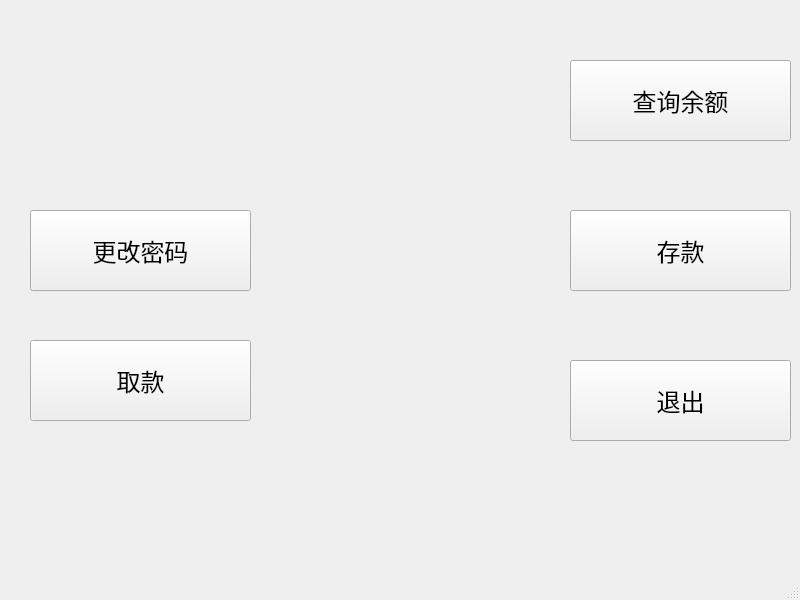
<?xml version="1.0" encoding="UTF-8"?>
<ui version="4.0">
 <class>MainWindow</class>
 <widget class="QMainWindow" name="MainWindow">
  <property name="geometry">
   <rect>
    <x>0</x>
    <y>0</y>
    <width>800</width>
    <height>600</height>
   </rect>
  </property>
  <property name="windowTitle">
   <string>MainWindow</string>
  </property>
  <widget class="QWidget" name="centralwidget">
   <widget class="QPushButton" name="exit">
    <property name="geometry">
     <rect>
      <x>570</x>
      <y>360</y>
      <width>221</width>
      <height>81</height>
     </rect>
    </property>
    <property name="font">
     <font>
      <family>Agency FB</family>
      <pointsize>18</pointsize>
     </font>
    </property>
    <property name="text">
     <string>退出</string>
    </property>
   </widget>
   <widget class="QPushButton" name="check">
    <property name="geometry">
     <rect>
      <x>570</x>
      <y>60</y>
      <width>221</width>
      <height>81</height>
     </rect>
    </property>
    <property name="font">
     <font>
      <family>Agency FB</family>
      <pointsize>18</pointsize>
     </font>
    </property>
    <property name="text">
     <string>查询余额</string>
    </property>
   </widget>
   <widget class="QPushButton" name="depoMoney">
    <property name="geometry">
     <rect>
      <x>570</x>
      <y>210</y>
      <width>221</width>
      <height>81</height>
     </rect>
    </property>
    <property name="font">
     <font>
      <family>Agency FB</family>
      <pointsize>18</pointsize>
     </font>
    </property>
    <property name="text">
     <string>存款</string>
    </property>
   </widget>
   <widget class="QPushButton" name="withdrawlM">
    <property name="geometry">
     <rect>
      <x>30</x>
      <y>340</y>
      <width>221</width>
      <height>81</height>
     </rect>
    </property>
    <property name="font">
     <font>
      <family>Agency FB</family>
      <pointsize>18</pointsize>
     </font>
    </property>
    <property name="text">
     <string>取款</string>
    </property>
   </widget>
   <widget class="QPushButton" name="pwdChange">
    <property name="geometry">
     <rect>
      <x>30</x>
      <y>210</y>
      <width>221</width>
      <height>81</height>
     </rect>
    </property>
    <property name="font">
     <font>
      <family>Agency FB</family>
      <pointsize>18</pointsize>
     </font>
    </property>
    <property name="text">
     <string>更改密码</string>
    </property>
   </widget>
   <widget class="QLabel" name="label">
    <property name="geometry">
     <rect>
      <x>320</x>
      <y>150</y>
      <width>191</width>
      <height>191</height>
     </rect>
    </property>
    <property name="text">
     <string/>
    </property>
    <property name="pixmap">
     <pixmap resource="res.qrc">:/list_icon_atm.png</pixmap>
    </property>
   </widget>
  </widget>
  <widget class="QMenuBar" name="menubar">
   <property name="geometry">
    <rect>
     <x>0</x>
     <y>0</y>
     <width>800</width>
     <height>21</height>
    </rect>
   </property>
  </widget>
  <widget class="QStatusBar" name="statusbar"/>
 </widget>
 <resources>
  <include location="res.qrc"/>
 </resources>
 <connections/>
</ui>
